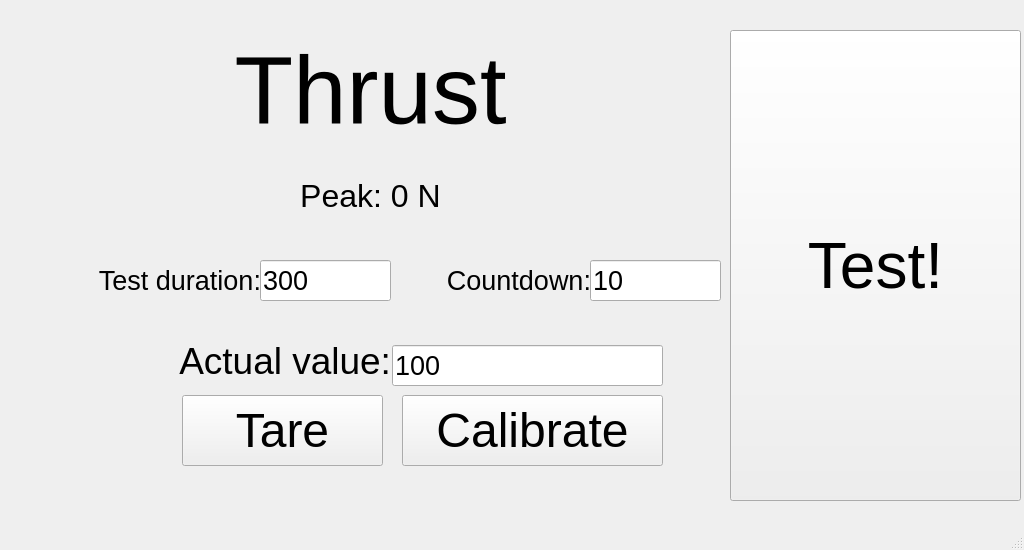
<?xml version="1.0" encoding="UTF-8"?>
<ui version="4.0">
 <class>MainWindow</class>
 <widget class="QMainWindow" name="MainWindow">
  <property name="geometry">
   <rect>
    <x>0</x>
    <y>0</y>
    <width>1024</width>
    <height>550</height>
   </rect>
  </property>
  <property name="windowTitle">
   <string>MainWindow</string>
  </property>
  <widget class="QWidget" name="centralwidget">
   <widget class="QPushButton" name="testButton">
    <property name="geometry">
     <rect>
      <x>730</x>
      <y>30</y>
      <width>291</width>
      <height>471</height>
     </rect>
    </property>
    <property name="font">
     <font>
      <pointsize>48</pointsize>
     </font>
    </property>
    <property name="text">
     <string>Test!</string>
    </property>
   </widget>
   <widget class="QLabel" name="titleLabel">
    <property name="geometry">
     <rect>
      <x>20</x>
      <y>-10</y>
      <width>701</width>
      <height>201</height>
     </rect>
    </property>
    <property name="font">
     <font>
      <pointsize>72</pointsize>
     </font>
    </property>
    <property name="text">
     <string>Thrust</string>
    </property>
    <property name="alignment">
     <set>Qt::AlignCenter</set>
    </property>
   </widget>
   <widget class="QLineEdit" name="actualValue">
    <property name="geometry">
     <rect>
      <x>392</x>
      <y>345</y>
      <width>271</width>
      <height>41</height>
     </rect>
    </property>
    <property name="font">
     <font>
      <pointsize>20</pointsize>
     </font>
    </property>
    <property name="text">
     <string>100</string>
    </property>
   </widget>
   <widget class="QPushButton" name="tareButton">
    <property name="geometry">
     <rect>
      <x>182</x>
      <y>395</y>
      <width>201</width>
      <height>71</height>
     </rect>
    </property>
    <property name="font">
     <font>
      <pointsize>36</pointsize>
     </font>
    </property>
    <property name="text">
     <string>Tare</string>
    </property>
   </widget>
   <widget class="QPushButton" name="calibrateButton">
    <property name="geometry">
     <rect>
      <x>402</x>
      <y>395</y>
      <width>261</width>
      <height>71</height>
     </rect>
    </property>
    <property name="font">
     <font>
      <pointsize>36</pointsize>
     </font>
    </property>
    <property name="text">
     <string>Calibrate</string>
    </property>
   </widget>
   <widget class="QLabel" name="label_2">
    <property name="geometry">
     <rect>
      <x>70</x>
      <y>320</y>
      <width>321</width>
      <height>81</height>
     </rect>
    </property>
    <property name="font">
     <font>
      <pointsize>28</pointsize>
     </font>
    </property>
    <property name="text">
     <string>Actual value:</string>
    </property>
    <property name="alignment">
     <set>Qt::AlignRight|Qt::AlignTrailing|Qt::AlignVCenter</set>
    </property>
   </widget>
   <widget class="QLineEdit" name="testDuration">
    <property name="geometry">
     <rect>
      <x>260</x>
      <y>260</y>
      <width>131</width>
      <height>41</height>
     </rect>
    </property>
    <property name="font">
     <font>
      <pointsize>20</pointsize>
     </font>
    </property>
    <property name="text">
     <string>300</string>
    </property>
   </widget>
   <widget class="QLabel" name="label">
    <property name="geometry">
     <rect>
      <x>30</x>
      <y>260</y>
      <width>231</width>
      <height>41</height>
     </rect>
    </property>
    <property name="font">
     <font>
      <pointsize>20</pointsize>
     </font>
    </property>
    <property name="text">
     <string>Test duration:</string>
    </property>
    <property name="alignment">
     <set>Qt::AlignRight|Qt::AlignTrailing|Qt::AlignVCenter</set>
    </property>
   </widget>
   <widget class="QLabel" name="label_3">
    <property name="geometry">
     <rect>
      <x>400</x>
      <y>260</y>
      <width>191</width>
      <height>41</height>
     </rect>
    </property>
    <property name="font">
     <font>
      <pointsize>20</pointsize>
     </font>
    </property>
    <property name="text">
     <string>Countdown:</string>
    </property>
    <property name="alignment">
     <set>Qt::AlignRight|Qt::AlignTrailing|Qt::AlignVCenter</set>
    </property>
   </widget>
   <widget class="QLineEdit" name="countdown">
    <property name="geometry">
     <rect>
      <x>590</x>
      <y>260</y>
      <width>131</width>
      <height>41</height>
     </rect>
    </property>
    <property name="font">
     <font>
      <pointsize>20</pointsize>
     </font>
    </property>
    <property name="text">
     <string>10</string>
    </property>
   </widget>
   <widget class="QLabel" name="peakThrustLabel">
    <property name="geometry">
     <rect>
      <x>280</x>
      <y>170</y>
      <width>181</width>
      <height>51</height>
     </rect>
    </property>
    <property name="font">
     <font>
      <pointsize>24</pointsize>
     </font>
    </property>
    <property name="text">
     <string>Peak: 0 N</string>
    </property>
    <property name="alignment">
     <set>Qt::AlignCenter</set>
    </property>
   </widget>
  </widget>
  <widget class="QMenuBar" name="menubar">
   <property name="geometry">
    <rect>
     <x>0</x>
     <y>0</y>
     <width>1024</width>
     <height>22</height>
    </rect>
   </property>
  </widget>
  <widget class="QStatusBar" name="statusbar"/>
 </widget>
 <resources/>
 <connections/>
</ui>
